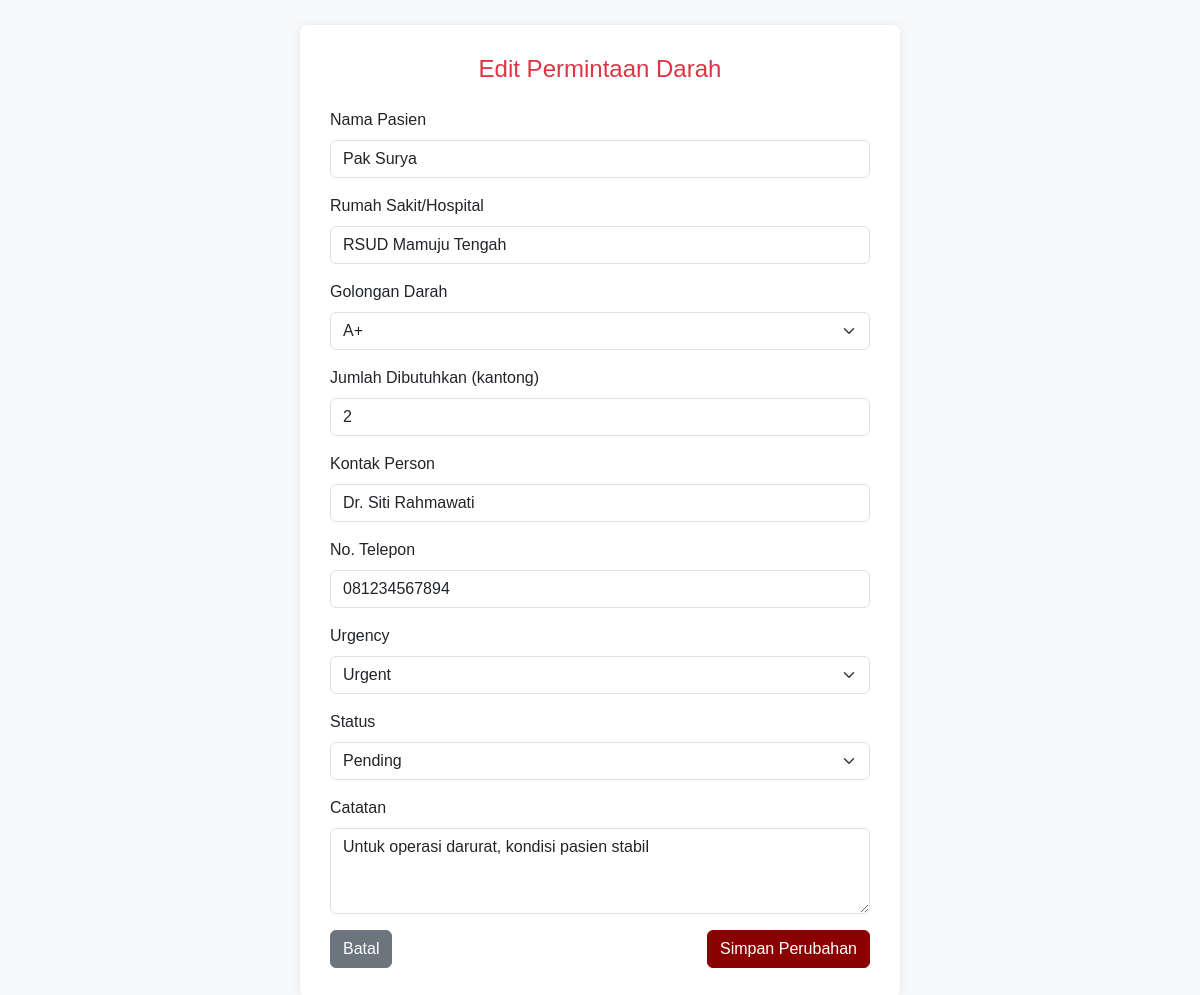
The page /admin/edit-permintaan.php?id=1 (signed in) on the database its author committed.
### tables this page shows
CREATE TABLE IF NOT EXISTS `blood_requests` (
  `id` int(11) NOT NULL AUTO_INCREMENT,
  `patient_name` varchar(100) NOT NULL,
  `hospital` varchar(100) NOT NULL,
  `blood_type` enum('A','B','AB','O') NOT NULL,
  `rhesus` enum('+','-') NOT NULL DEFAULT '+',
  `quantity_needed` int(11) NOT NULL,
  `urgency` enum('normal','urgent','emergency') NOT NULL DEFAULT 'normal',
  `request_date` date NOT NULL,
  `needed_date` date NOT NULL,
  `contact_person` varchar(100) NOT NULL,
  `contact_phone` varchar(20) NOT NULL,
  `notes` text DEFAULT NULL,
  `status` enum('pending','approved','rejected','completed','cancelled') NOT NULL DEFAULT 'pending',
  `approved_by` int(11) DEFAULT NULL,
  `approved_at` timestamp NULL DEFAULT NULL,
  `created_at` timestamp NULL DEFAULT CURRENT_TIMESTAMP,
  `updated_at` timestamp NULL DEFAULT CURRENT_TIMESTAMP ON UPDATE CURRENT_TIMESTAMP,
  PRIMARY KEY (`id`),
  KEY `approved_by` (`approved_by`),
  INDEX `idx_requests_date` (`request_date`),
  INDEX `idx_requests_status` (`status`),
  INDEX `idx_requests_urgency` (`urgency`),
  CONSTRAINT `blood_requests_ibfk_1` FOREIGN KEY (`approved_by`) REFERENCES `users` (`id`) ON DELETE SET NULL
);

### admin/edit-permintaan.php (the view, shortened to what this page needs)
<?php
include 'auth_check.php';
$id = (int)$_GET['id'];
$data = mysqli_fetch_assoc(mysqli_query($conn, "SELECT * FROM blood_requests WHERE id = $id"));
$blood_types = [
    'A+' => 'A+', 'A-' => 'A-',
    'B+' => 'B+', 'B-' => 'B-',
    'AB+' => 'AB+', 'AB-' => 'AB-',
    'O+' => 'O+', 'O-' => 'O-'
];
?>
<!DOCTYPE html>
<html lang="id">
<head>
  <link href="https://cdn.jsdelivr.net/npm/bootstrap@5.3.3/dist/css/bootstrap.min.css" rel="stylesheet" />
</head>
<body>
<div class="container">
  <div class="form-container">
    <h4 class="text-center text-danger mb-4">Edit Permintaan Darah</h4>
    <form method="post">
      <div class="mb-3">
        <label class="form-label">Nama Pasien</label>
        <input type="text" name="patient_name" class="form-control" value="<?= htmlspecialchars($data['patient_name']) ?>" required>
      </div>
      <div class="mb-3">
        <label class="form-label">Rumah Sakit/Hospital</label>
        <input type="text" name="hospital" class="form-control" value="<?= htmlspecialchars($data['hospital']) ?>" required>
      </div>
      <div class="mb-3">
        <label class="form-label">Golongan Darah</label>
        <select name="blood_type_id" class="form-select" required>
          <?php
          $current_blood = $data['blood_type'] . $data['rhesus'];
          foreach($blood_types as $key => $value):
          ?>
            <option value="<?= $key ?>" <?= $key == $current_blood ? 'selected' : '' ?>>
              <?= htmlspecialchars($value) ?>
            </option>
          <?php endforeach; ?>
        </select>
      </div>
      <div class="mb-3">
        <label class="form-label">Jumlah Dibutuhkan (kantong)</label>
        <input type="number" name="quantity_needed" class="form-control" value="<?= $data['quantity_needed'] ?>" required min="1">
      </div>
      <div class="mb-3">
        <label class="form-label">Kontak Person</label>
        <input type="text" name="contact_person" class="form-control" value="<?= htmlspecialchars($data['contact_person']) ?>" required>
      </div>
      <div class="mb-3">
        <label class="form-label">No. Telepon</label>
        <input type="text" name="contact_phone" class="form-control" value="<?= htmlspecialchars($data['contact_phone']) ?>" required>
      </div>
      <div class="mb-3">
        <label class="form-label">Urgency</label>
        <select name="urgency" class="form-select" required>
          <option value="urgent" <?= $data['urgency'] == 'urgent' ? 'selected' : '' ?>>Urgent</option>
        </select>
      </div>
      <div class="mb-3">
        <label class="form-label">Status</label>
        <select name="status" class="form-select" required>
          <option value="pending" <?= $data['status'] == 'pending' ? 'selected' : '' ?>>Pending</option>
        </select>
      </div>
      <div class="mb-3">
        <label class="form-label">Catatan</label>
        <textarea name="notes" class="form-control" rows="3"><?= htmlspecialchars($data['notes']) ?></textarea>
      </div>
      <div class="d-flex justify-content-between">
        <a href="permintaan.php" class="btn btn-secondary">Batal</a>
        <button type="submit" class="btn btn-success">Simpan Perubahan</button>
      </div>
    </form>
  </div>
</div>
</body>
</html>

### admin/edit-permintaan.php (style rules this page uses)
body { font-family: 'Poppins', sans-serif; background-color: #f8f9fa; padding: 25px; }
.form-container { background: white; padding: 30px; border-radius: 8px; max-width: 600px; margin: auto; box-shadow: 0 0 10px rgba(0,0,0,0.08); }
.btn-success { background-color: #8B0000; border-color: #8B0000; }

### rows shown on the page
blood_requests: patient_name "Pak Surya", hospital "RSUD Mamuju Tengah", blood_type_id "A+", quantity_needed "2", contact_person "Dr. Siti Rahmawati", contact_phone "081234567894", urgency "Urgent", status "Pending", notes "Untuk operasi darurat, kondisi pasien stabil"
